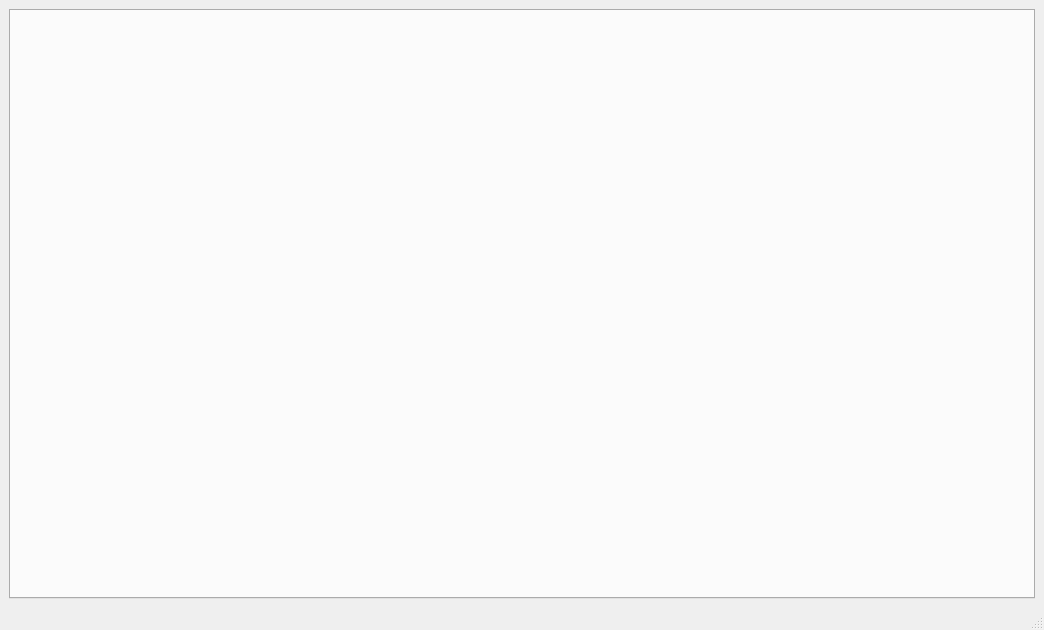
<?xml version="1.0" encoding="UTF-8"?>
<ui version="4.0">
 <class>MainWindow</class>
 <widget class="QMainWindow" name="MainWindow">
  <property name="geometry">
   <rect>
    <x>0</x>
    <y>0</y>
    <width>1044</width>
    <height>630</height>
   </rect>
  </property>
  <property name="windowTitle">
   <string>MainWindow</string>
  </property>
  <widget class="QWidget" name="centralwidget">
   <layout class="QHBoxLayout" name="horizontalLayout">
    <item>
     <widget class="QTabWidget" name="tabWidget">
      <property name="currentIndex">
       <number>-1</number>
      </property>
     </widget>
    </item>
   </layout>
  </widget>
  <widget class="QMenuBar" name="menubar">
   <property name="geometry">
    <rect>
     <x>0</x>
     <y>0</y>
     <width>1044</width>
     <height>21</height>
    </rect>
   </property>
  </widget>
  <widget class="QStatusBar" name="statusbar"/>
 </widget>
 <resources/>
 <connections/>
</ui>
